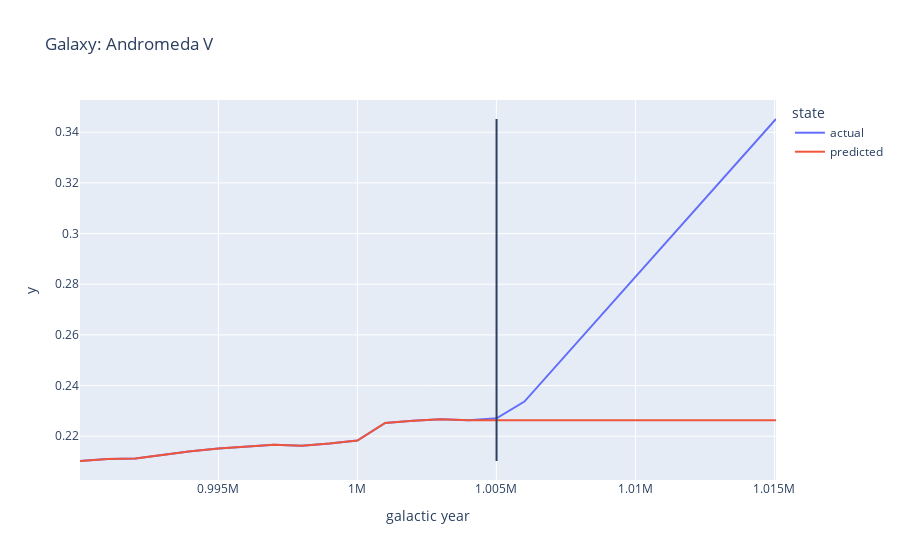

Notebook cell for this chart:
### Code cell
# Plotting y_true vs y_pred with forecast, change i variable
# to see the different galaxies
galaxy_index = 5
plot_resulting_df(res_df=resulting_df, index=galaxy_index)

### Figure 1 — Plotly figure (JSON) as saved in the notebook; plotly's stock layout.template omitted (floating-point values rounded to 4 significant figures)
{"data": [{"hovertemplate": "state=actual<br>galactic year=%{x}<br>y=%{y}<extra></extra>", "legendgroup": "actual", "line": {"color": "#636efa", "dash": "solid"}, "mode": "lines", "name": "actual", "showlegend": true, "type": "scatter", "x": [990025, 991020, 992016, 993012, 994009, 995006, 996004, 997002, 998001, 999000, 1000000, 1001000, 1002001, 1003002, 1004004, 1005006, 1006009, 1015056], "xaxis": "x", "y": [0.2102, 0.211, 0.2112, 0.2126, 0.2141, 0.2151, 0.2158, 0.2167, 0.2163, 0.2171, 0.2183, 0.2252, 0.2261, 0.2267, 0.2263, 0.2271, 0.2337, 0.3452], "yaxis": "y"}, {"hovertemplate": "state=predicted<br>galactic year=%{x}<br>y=%{y}<extra></extra>", "legendgroup": "predicted", "line": {"color": "#EF553B", "dash": "solid"}, "mode": "lines", "name": "predicted", "showlegend": true, "type": "scatter", "x": [990025, 991020, 992016, 993012, 994009, 995006, 996004, 997002, 998001, 999000, 1000000, 1001000, 1002001, 1003002, 1004004, 1005006, 1006009, 1015056], "xaxis": "x", "y": [0.2102, 0.211, 0.2112, 0.2126, 0.2141, 0.2151, 0.2158, 0.2167, 0.2163, 0.2171, 0.2183, 0.2252, 0.2261, 0.2267, 0.2263, 0.2263, 0.2263, 0.2263], "yaxis": "y"}], "layout": {"legend": {"title": {"text": "state"}, "tracegroupgap": 0}, "shapes": [{"type": "line", "x0": 1005006, "x1": 1005006, "xref": "x", "y0": 0.2102, "y1": 0.3452, "yref": "y"}], "title": {"text": "Galaxy: Andromeda V"}, "xaxis": {"anchor": "y", "domain": [0, 1], "title": {"text": "galactic year"}}, "yaxis": {"anchor": "x", "domain": [0, 1], "title": {"text": "y"}}}}
